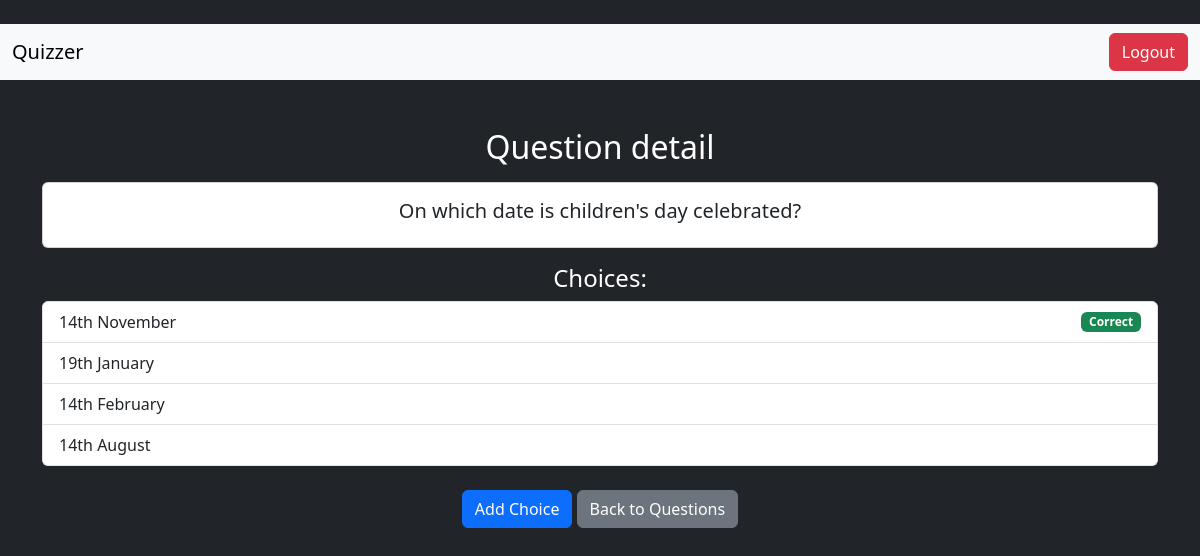
The page /quiz/question/3/ (signed in) on the database its author committed.
### app/models.py (models this page shows, shortened)
class Question(models.Model):
    quiz = models.ForeignKey(Quiz, to_field='id', on_delete=models.CASCADE, default=0, related_name= 'questions')
    text = models.CharField(max_length=200)

class Choice(models.Model):
    question = models.ForeignKey(Question,on_delete=models.CASCADE, related_name='choices')
    text = models.CharField(max_length=30)
    is_correct = models.BooleanField(default = False)

### app/views.py (the view)
# urls.py: path('question/<int:question_id>/', views.question_detail, name = 'question_detail'), #Specific question detail
@login_required
def question_detail(request,question_id):
    questions = get_object_or_404(Question, id=question_id)
    choices = Choice.objects.filter(question = questions)
    return render(request, 'question_detail.html',  {'question':questions, 'choices': choices})

### app/templates/question_detail.html
{% extends "layout.html" %}
{% block bodytxt %}
<div class='container mt-5'>
    <h2>Question detail</h2>
    <div class='card my-3'>
        <div class= 'card-body'>
            <h5 class= 'card-title'>{{question.text}}</h5>
        </div>
    </div>
    <h4>Choices: </h4>
    <ul class='list-group'>
        {% for choice in question.choices.all %}
        <li class='list-group-item d-flex justify-content-between align-items-center'>
            {{choice.text}}
            {% if choice.is_correct %}
            <span class='badge bg-success'> Correct </span>
            {% endif %}
        </li>
        {%empty%}
            <li class='list-group-item'>No choices avaiable for this question</li>
        {% endfor %}
    </ul>
    <div class='mt-4'>
        <a href="{% url "add_choice" question_id %}" class='btn btn-primary'>Add Choice</a>
        <a href="{% url "question_list" %}" class='btn btn-secondary'>Back to Questions</a>
    </div>
</div>
{% endblock %}

### rows shown on the page
Question: text "On which date is children's day celebrated?"
Choice: text "14th November", is_correct "Correct"
Choice: text "19th January"
Choice: text "14th February"
Choice: text "14th August"
